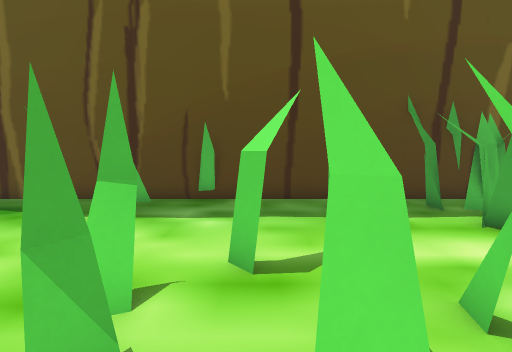
[1] (above)

12 first-person views from a walk through a Godot game level. The camera is 1.2 m above the floor, tilts 6° down and sees 90° across. The floor is counted in squares, 0.69 m on a side. Each view is taken from the middle of a square. On the plan, view 1 faces up. The plan holds only what a view shows up to about 15 squares ahead; the rest is blank. The place goes on beyond the plan.

[2]
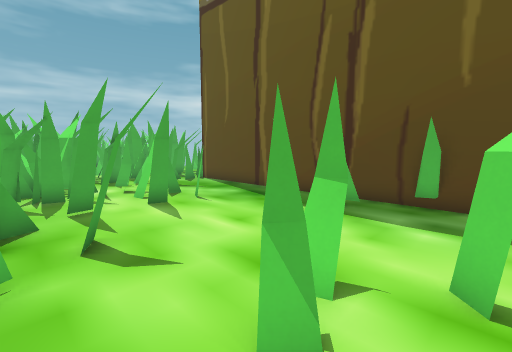

[3]
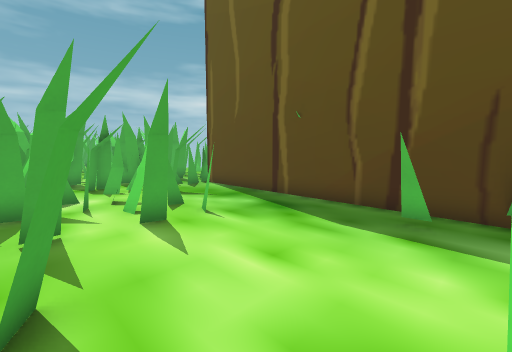

[4]
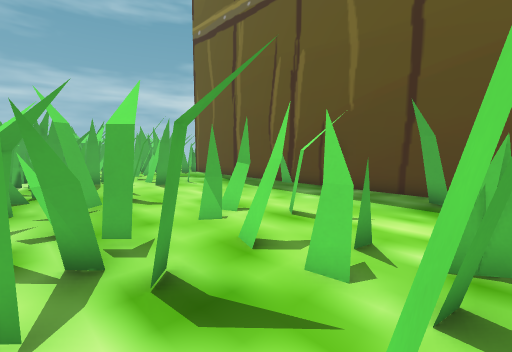

[5]
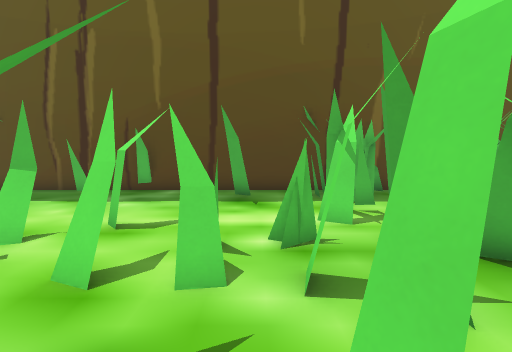

[6]
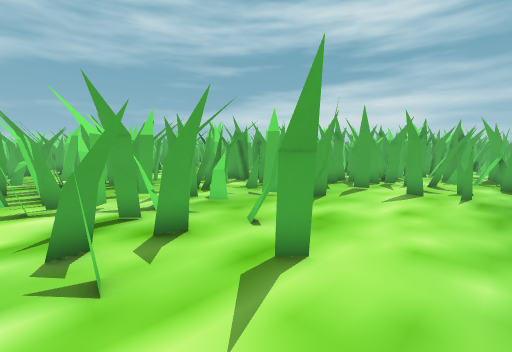

[7]
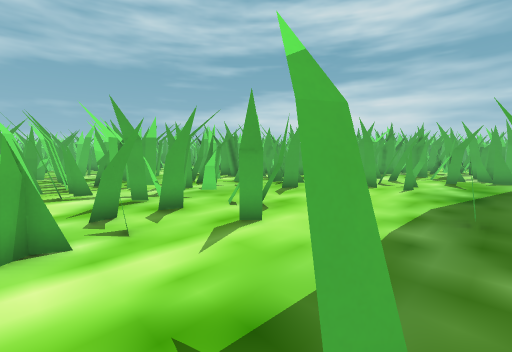

[8]
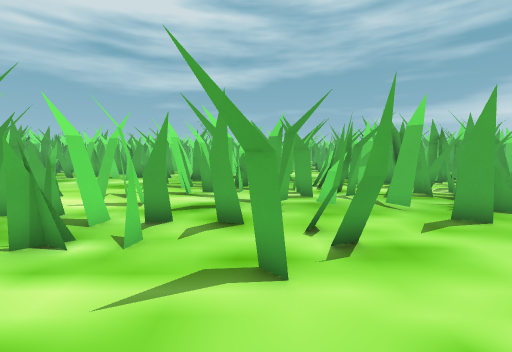

[9]
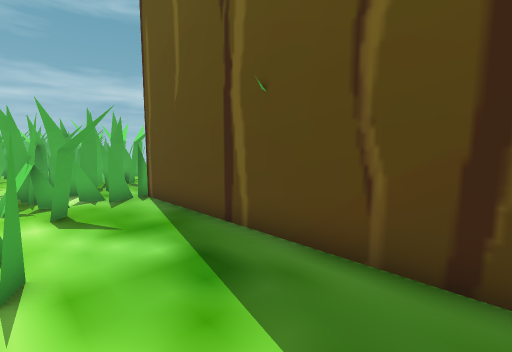

[10]
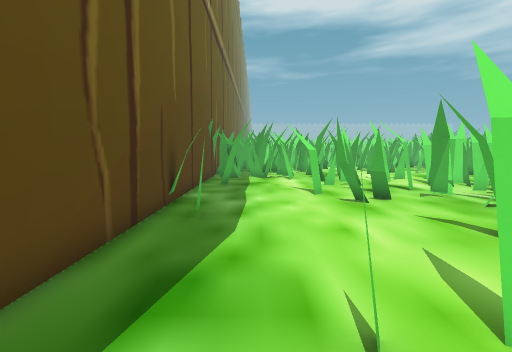

[11]
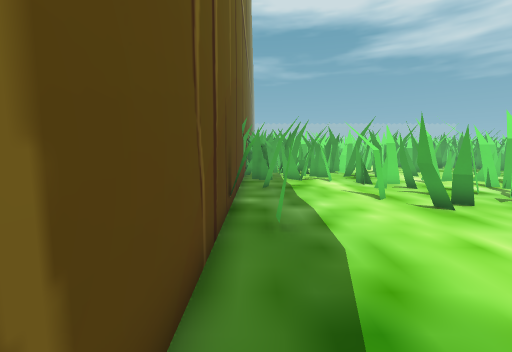

[12]
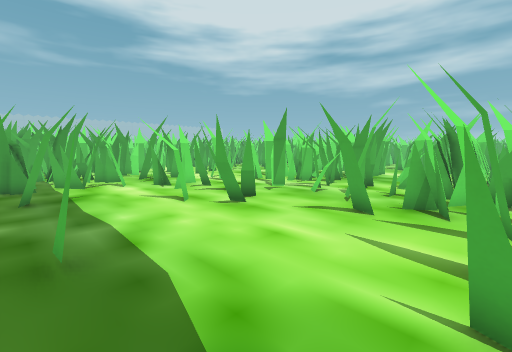

### Floor plan
Key: @ floor where view 1 was taken; # wall or solid block; x gap in a wall; . floor; = window, fence, low wall or low ledge.
Columns run from 15 left of view 1 to 6 right of it. Each row starts with its distance up from view 1.
  9 ######################
  8 #.x........####.....##
  7 ### .............#=.=#
  6 ####................##
  5  #=...=#............##
  4  #####=##......#....#
  3      ####....#==...##
  2        # ....#==##..#
  1        #..x.....==.##
  0        ####=...@x..#
 -1          ###=.#=#..#=
 -2           #######...#
 -3                #=####

Where each view was taken, in squares from view 1:
view 1: 0 up, 0 right, facing up
view 2: 0 up, 0 right, facing up-left
view 3: 1 up, 2 left, facing up-left
view 4: 2 down, 4 right, facing up-left
view 5: 2 down, 3 right, facing up
view 6: 6 up, 3 right, facing down-left
view 7: 8 up, 4 right, facing down-left
view 8: 7 up, 0 right, facing down
view 9: 5 up, 4 left, facing up-left
view 10: 6 up, 10 left, facing right
view 11: 8 up, 9 left, facing right
view 12: 8 up, 8 left, facing down-right
